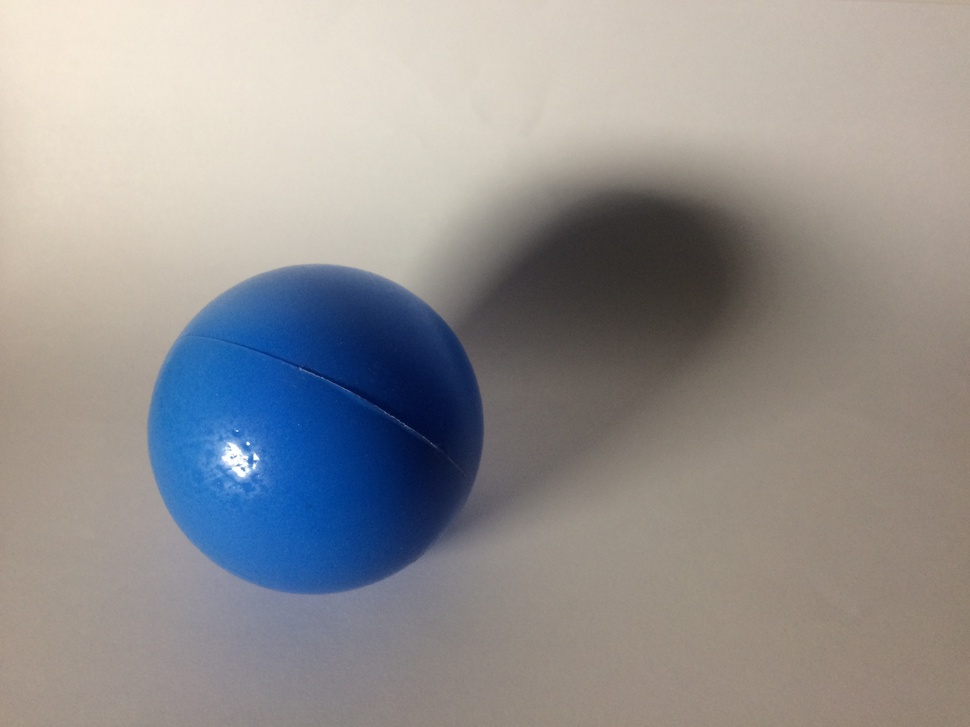
%> input picture data/1.JPG, 970 x 727 px, shrunk from 3264 x 2448 before the run
$ octave --eval "result = color_threshold(imread('data/1.JPG'));"   (GNU Octave 9; MATLAB toolbox functions it lacks are replaced by stand-ins)
%> lines starting %> are read from the running program, lines starting %| are printed output that depends on the picture; in (x1, y1, x2, y2) boxes, pixels count from 0 and x2, y2 are one past the last pixel; in counts of white or black regions, pixels touching at a corner belong together; the program's own positions count from 1
function [BW,maskedRGBImage] = color_threshold(RGB)

% Convert RGB image to YCbCr color space
I = rgb2ycbcr(RGB);
%> I: size 727x970x3 uint8; mean of channels 1, 2, 3 142.1, 127.4, 129.1

% Define thresholds for channel 1 based on histogram settings
channel1Min = 0.000;
channel1Max = 255.000;

% Define thresholds for channel 2 based on histogram settings
channel2Min = 108.000;
channel2Max = 184.000;

% Define thresholds for channel 3 based on histogram settings
channel3Min = 85.000;
channel3Max = 123.000;

% Create mask based on chosen histogram thresholds
sliderBW = (I(:,:,1) >= channel1Min ) & (I(:,:,1) <= channel1Max) & ...
    (I(:,:,2) >= channel2Min ) & (I(:,:,2) <= channel2Max) & ...
    (I(:,:,3) >= channel3Min ) & (I(:,:,3) <= channel3Max);
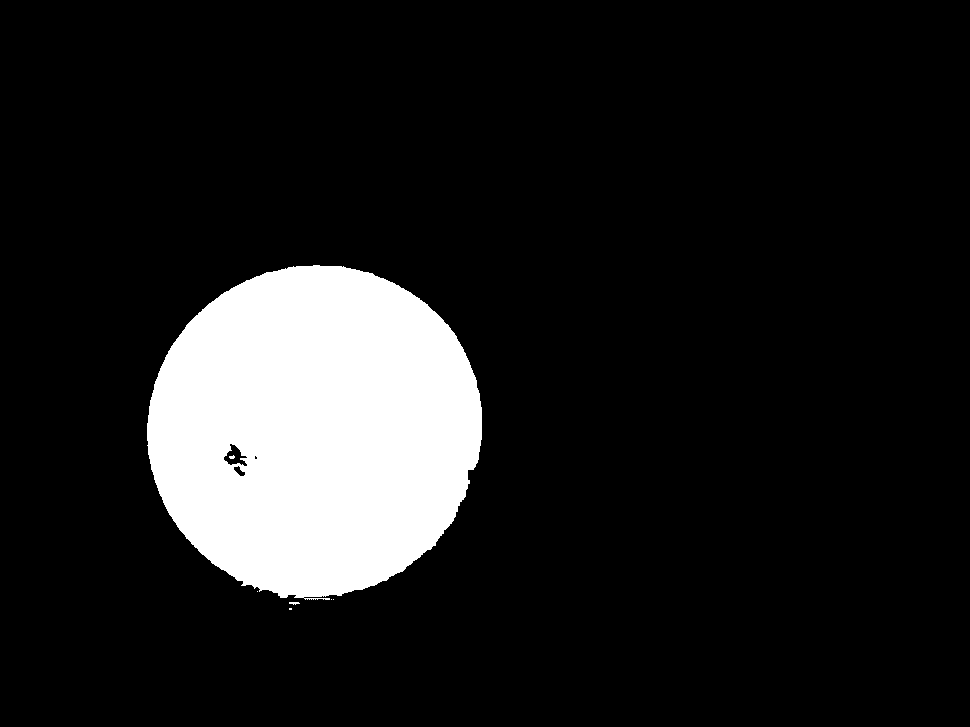
%> sliderBW: size 727x970 logical; 12.3% white; 7 white regions (5 under 20 px), largest, box (x1, y1, x2, y2) and area: (147, 265, 482, 600) 86851, (289, 602, 300, 605) 23
BW = sliderBW;
% Fill holes in segmentation result
BW = imfill(BW, 'holes');
%> BW: size 727x970 logical; 12.4% white; 6 white regions (4 under 20 px), largest, box (x1, y1, x2, y2) and area: (147, 265, 482, 600) 87173, (289, 602, 300, 605) 23

% Initialize output masked image based on input image.
maskedRGBImage = RGB;
%> maskedRGBImage is the input picture: size 727x970x3 uint8; mean R, G, B 148.6, 146.1, 145.6

% Set background pixels where BW is false to zero.
maskedRGBImage(repmat(~BW,[1 1 3])) = 0;
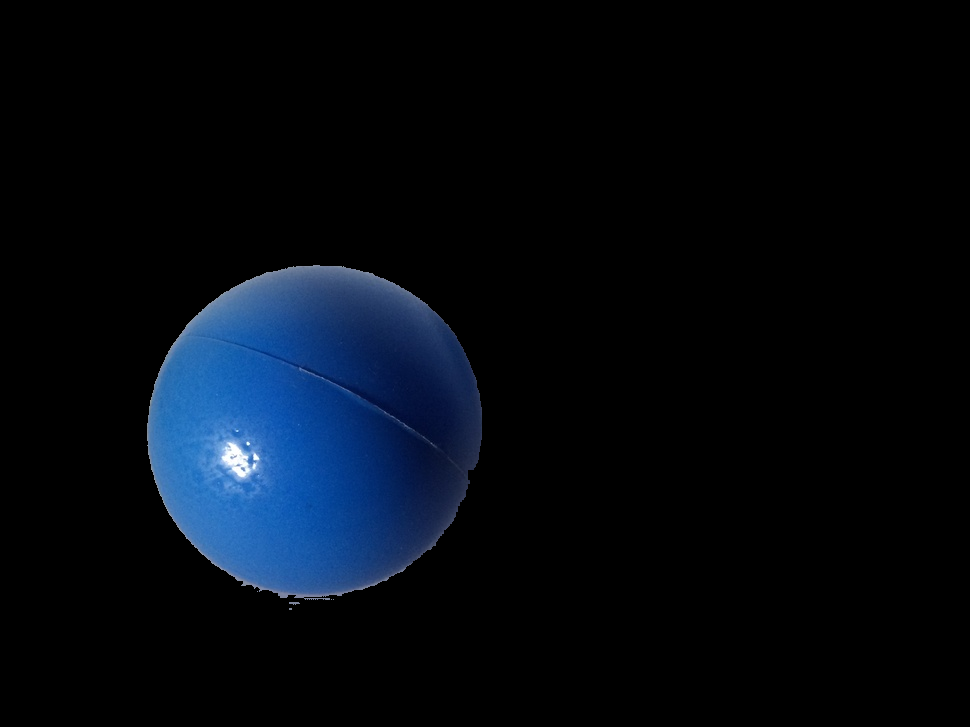
%> maskedRGBImage: size 727x970x3 uint8; mean R, G, B 3.9, 9.5, 17.2

end

$ run again, on data/4.JPG
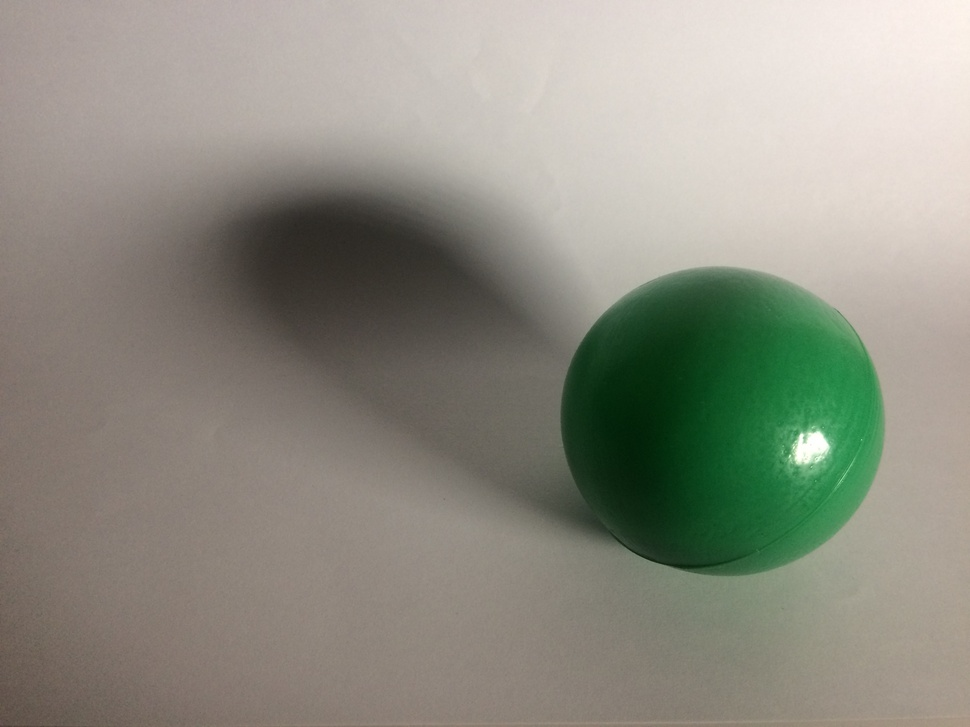
%> input picture data/4.JPG, 970 x 727 px, shrunk from 3264 x 2448 before the run
%> I: size 727x970x3 uint8; mean of channels 1, 2, 3 136.8, 122.8, 129.1
%> in color_threshold, `sliderBW = (I(:,:,1) >= channel1Min ) & (I(:,:,1) <= channel1Max) & (I..`:
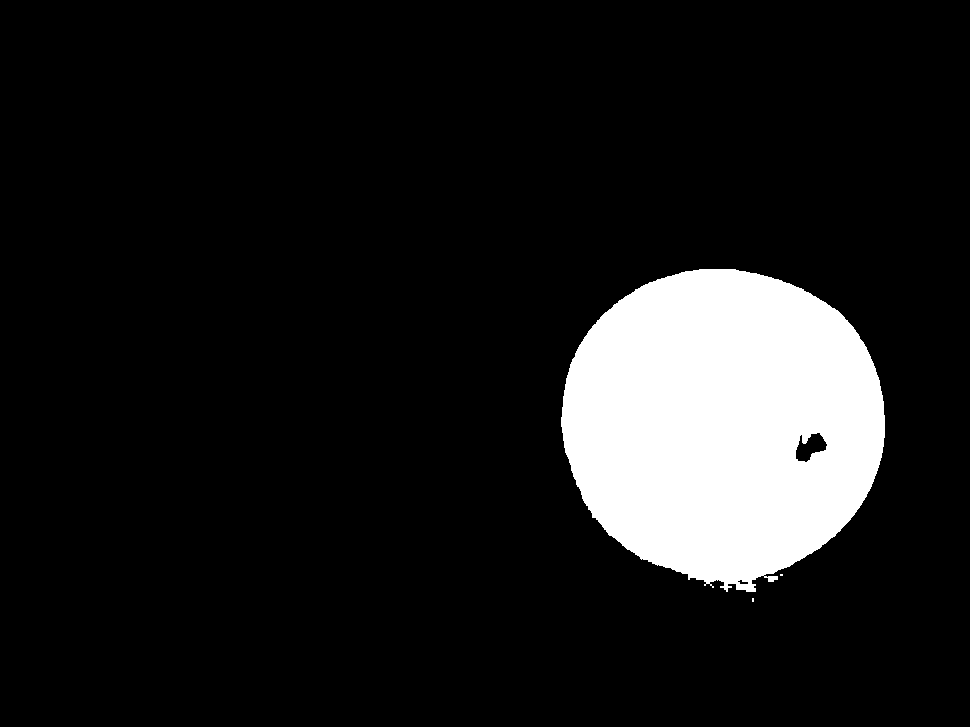
%> sliderBW: size 727x970 logical; 11.3% white; 3 white regions (2 under 20 px), largest, box (x1, y1, x2, y2) and area: (561, 269, 885, 592) 79339
%> BW: size 727x970 logical; 11.3% white; 3 white regions (2 under 20 px), largest, box (x1, y1, x2, y2) and area: (561, 269, 885, 592) 79888
%> in color_threshold, maskedRGBImage is the input picture: size 727x970x3 uint8; mean R, G, B 142.4, 141.8, 129.9
%> in color_threshold, `maskedRGBImage(repmat(~BW,[1 1 3])) = 0;`:
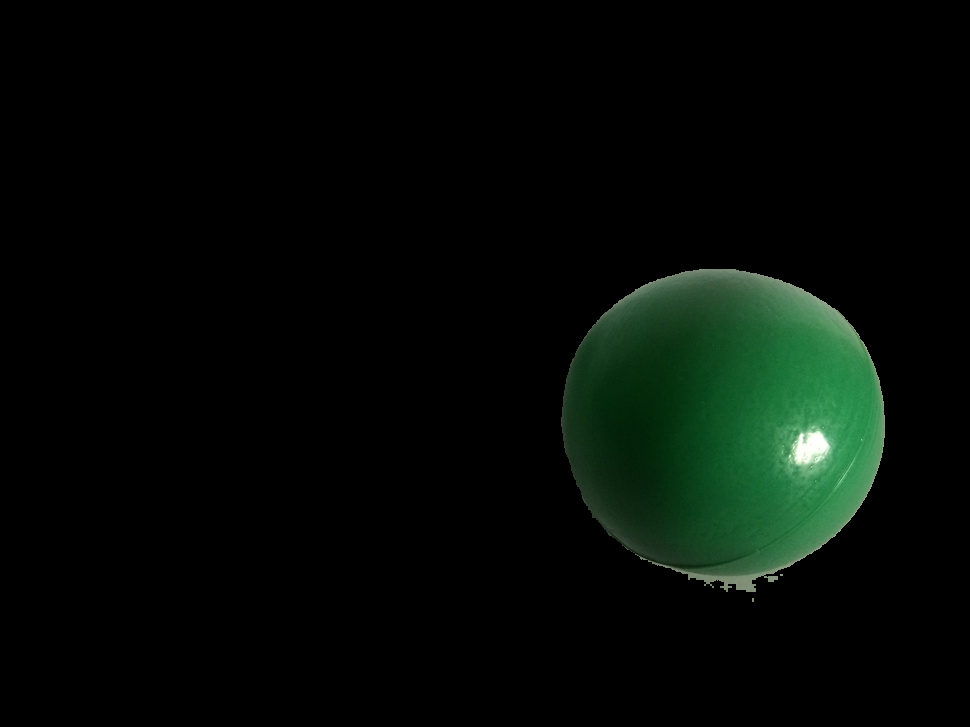
%> maskedRGBImage: size 727x970x3 uint8; mean R, G, B 4.2, 10.4, 5.9
